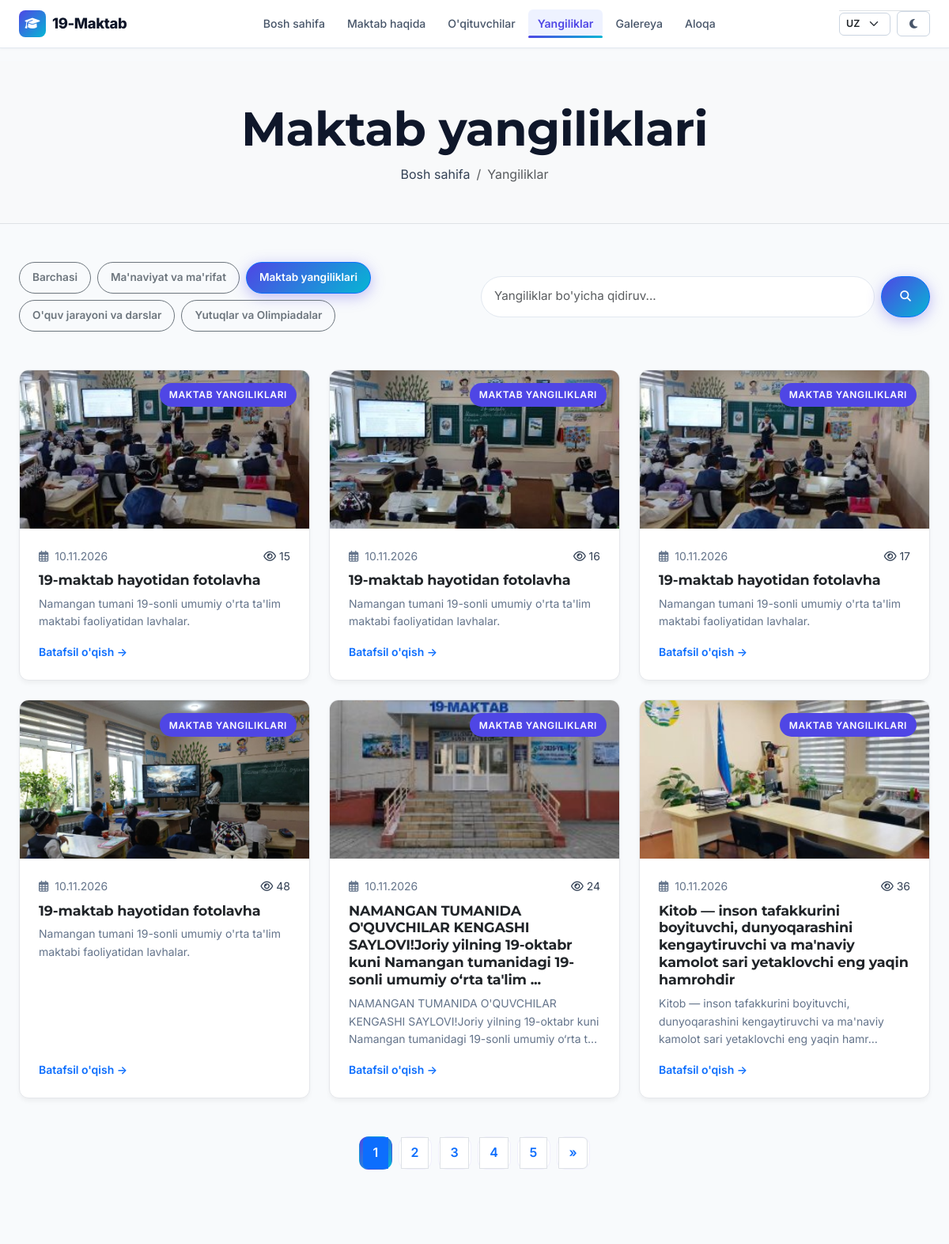
/news/?category=maktab-yangiliklari (upper part), run on an earlier commit of the app's database.
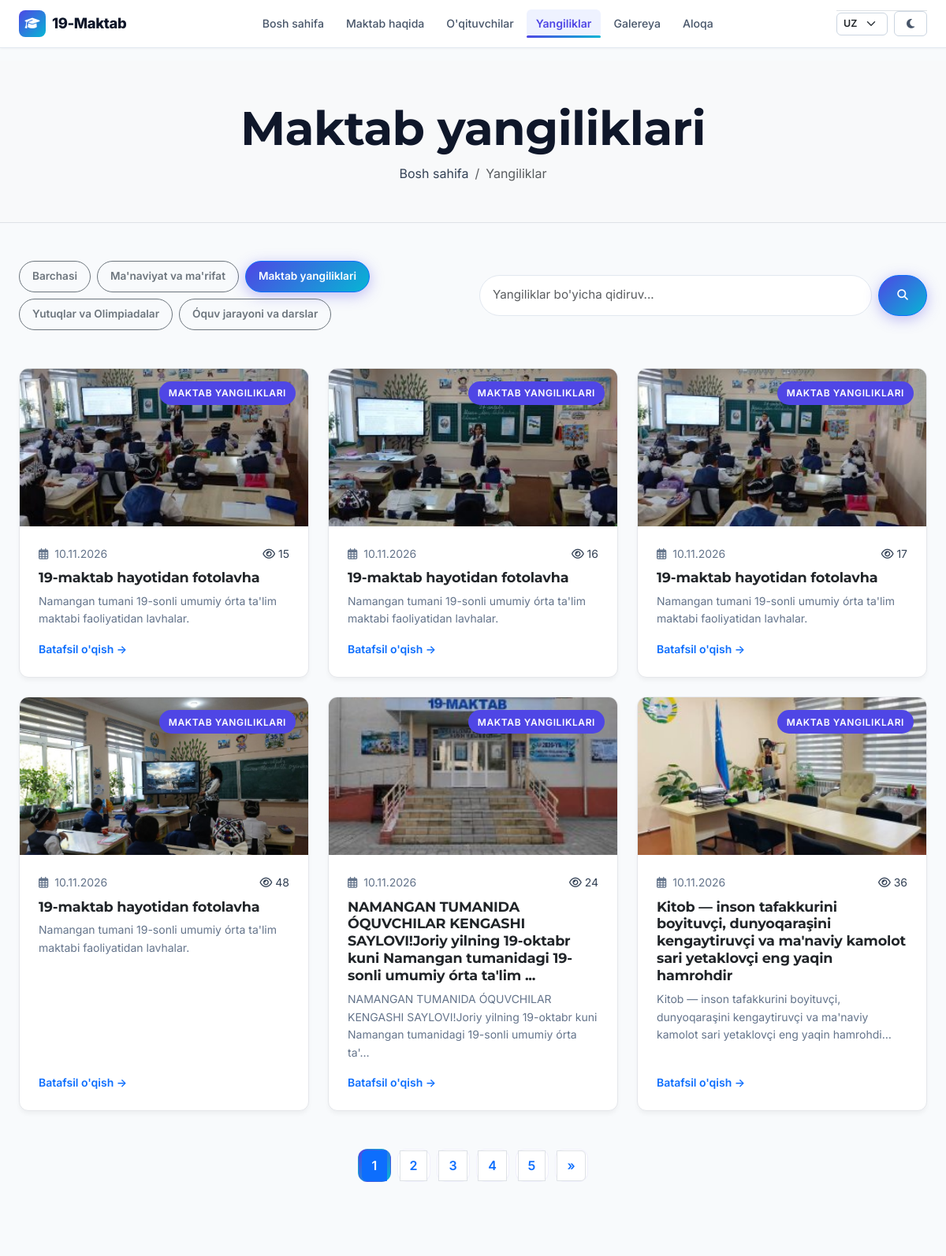
And on a later commit of the database.
### apps/news/models.py (models this page shows, shortened)
class NewsCategory(models.Model):
    name = models.CharField(max_length=100, verbose_name="Kategoriya nomi (UZ)")
    name_ru = models.CharField(max_length=100, blank=True, verbose_name="Kategoriya nomi (RU)")
    name_en = models.CharField(max_length=100, blank=True, verbose_name="Kategoriya nomi (EN)")
    slug = models.SlugField(unique=True, verbose_name="Slug")
    color = models.CharField(max_length=7, default='#4F46E5', verbose_name="Rang kodi")
    class Meta:
        verbose_name = 'Yangilik toifasi'
        verbose_name_plural = 'Yangilik toifalari'
        ordering = ['name']
    @property
    def localized_name(self):
        lang = get_language() or 'uz'
        if lang.startswith('ru') and self.name_ru:
            return self.name_ru
        if lang.startswith('en') and self.name_en:
            return self.name_en
        return self.name

class News(models.Model):
    STATUS_CHOICES = [
        ('draft', 'Qoralama'),
        ('scheduled', 'Rejalashtirilgan'),
        ('published', "E'lon qilingan"),
        ('archived', 'Arxivlangan'),
    ]
    title = models.CharField(max_length=300, verbose_name="Sarlavha (UZ)")
    title_ru = models.CharField(max_length=300, blank=True, verbose_name="Sarlavha (RU)")
    title_en = models.CharField(max_length=300, blank=True, verbose_name="Sarlavha (EN)")
    slug = models.SlugField(max_length=320, unique=True, verbose_name="Slug")
    category = models.ForeignKey(NewsCategory, on_delete=models.SET_NULL, null=True, blank=True, related_name='news_items', verbose_name="Toifa")
    excerpt = models.TextField(max_length=500, verbose_name="Qisqa mazmun (UZ)")
    excerpt_ru = models.TextField(max_length=500, blank=True, verbose_name="Qisqa mazmun (RU)")
    excerpt_en = models.TextField(max_length=500, blank=True, verbose_name="Qisqa mazmun (EN)")
    content = models.TextField(verbose_name="Batafsil matn (UZ)")
    content_ru = models.TextField(blank=True, verbose_name="Batafsil matn (RU)")
    content_en = models.TextField(blank=True, verbose_name="Batafsil matn (EN)")
    cover_image = models.ImageField(upload_to='news/covers/', blank=True, null=True, verbose_name="Muqova rasmi")
    status = models.CharField(max_length=20, choices=STATUS_CHOICES, default='draft', verbose_name="Holati")
    is_featured = models.BooleanField(default=False, verbose_name="Muhim yangilik")
    scheduled_at = models.DateTimeField(null=True, blank=True, verbose_name="Rejalashtirilgan vaqt")
    published_at = models.DateTimeField(null=True, blank=True, verbose_name="E'lon qilingan vaqt")
    created_at = models.DateTimeField(auto_now_add=True, verbose_name="Yaratilgan vaqt")
    updated_at = models.DateTimeField(auto_now=True, verbose_name="Tahrirlangan vaqt")
    views_count = models.PositiveIntegerField(default=0, verbose_name="Ko'rishlar soni")
    class Meta:
        verbose_name = 'Yangilik'
        verbose_name_plural = 'Yangiliklar'
        ordering = ['-published_at', '-created_at']
    @property
    def localized_title(self):
        lang = get_language() or 'uz'
        if lang.startswith('ru') and self.title_ru:
            return self.title_ru
        if lang.startswith('en') and self.title_en:
            return self.title_en
        return self.title
    @property
    def localized_excerpt(self):
        lang = get_language() or 'uz'
        if lang.startswith('ru') and self.excerpt_ru:
            return self.excerpt_ru
        if lang.startswith('en') and self.excerpt_en:
            return self.excerpt_en
        return self.excerpt
    def get_absolute_url(self):
        return reverse('news:detail', kwargs={'slug': self.slug})

### apps/news/views.py (the view, shortened to what this page needs)
# urls.py: path('', views.news_list_view, name='list'),
def news_list_view(request):
    queryset = News.objects.filter(status='published').select_related('category')
    category_slug = request.GET.get('category')
    selected_category = None
    if category_slug:
        selected_category = get_object_or_404(NewsCategory, slug=category_slug)
        queryset = queryset.filter(category=selected_category)
    query = request.GET.get('q', '').strip()
    paginator = Paginator(queryset, 6)
    page_number = request.GET.get('page')
    page_obj = paginator.get_page(page_number)
    categories = NewsCategory.objects.all()
    context = {
        'page_obj': page_obj,
        'categories': categories,
        'selected_category': selected_category,
        'query': query,
    }
    return render(request, 'news/news_list.html', context)

### apps/core/context_processors.py (called while the page is built)
def site_settings(request):
    settings_obj = SiteSettings.objects.first()
    return {
        'site_settings': settings_obj,
    }

### apps/core/models.py (called while the page is built)
    @property
    def localized_name(self):
        lang = get_language() or 'uz'
        if lang.startswith('ru') and self.school_name_ru:
            return self.school_name_ru
        if lang.startswith('en') and self.school_name_en:
            return self.school_name_en
        return self.school_name

    @property
    def localized_tagline(self):
        lang = get_language() or 'uz'
        if lang.startswith('ru') and self.tagline_ru:
            return self.tagline_ru
        if lang.startswith('en') and self.tagline_en:
            return self.tagline_en
        return self.tagline

    @property
    def localized_address(self):
        lang = get_language() or 'uz'
        if lang.startswith('ru') and self.address_ru:
            return self.address_ru
        if lang.startswith('en') and self.address_en:
            return self.address_en
        return self.address

### templates/news/news_list.html (shortened to what the changed rows need)
{% extends 'base.html' %}
{% load i18n static %}
{% block content %}
<div class="bg-light py-5 border-bottom">
    <div class="container text-center">
        <h1 class="fw-bold mb-2">{% trans "Maktab yangiliklari" %}</h1>
    </div>
</div>
<section class="py-5">
    <div class="container">
        <div class="row g-3 mb-5 align-items-center">
            <div class="col-lg-6">
                <div class="d-flex flex-wrap gap-2">
                    <a href="{% url 'news:list' %}" class="btn {% if not selected_category %}btn-primary{% else %}btn-outline-secondary{% endif %} btn-sm rounded-pill px-3">
                        {% trans "Barchasi" %}
                    </a>
                    {% for cat in categories %}
                        <a href="{% url 'news:list' %}?category={{ cat.slug }}" class="btn {% if selected_category == cat %}btn-primary{% else %}btn-outline-secondary{% endif %} btn-sm rounded-pill px-3">
                            {{ cat.localized_name }}
                        </a>
                    {% endfor %}
                </div>
            </div>
        </div>
        <div class="row g-4 mb-5">
            {% if page_obj %}
                {% for item in page_obj %}
                    <div class="col-md-6 col-lg-4">
                        <div class="school-card">
                            <div class="card-img-wrapper">
                                {% if item.cover_image %}
                                    <img src="{{ item.cover_image.url }}" alt="{{ item.localized_title }}">
                                {% else %}
                                    <div class="d-flex align-items-center justify-content-center h-100 bg-light text-muted">
                                        <i class="fas fa-newspaper fa-3x"></i>
                                    </div>
                                {% endif %}
                                {% if item.category %}
                                    <span class="position-absolute top-0 end-0 m-3 badge-category text-white" style="background-color: {{ item.category.color }};">
                                        {{ item.category.localized_name }}
                                    </span>
                                {% endif %}
                            </div>
                            <div class="card-body">
                                <small class="text-muted mb-2 d-flex align-items-center gap-2">
                                    <i class="far fa-calendar-alt"></i> {{ item.published_at|date:"d.m.Y" }}
                                    <span class="ms-auto"><i class="far fa-eye"></i> {{ item.views_count }}</span>
                                </small>
                                <h5 class="fw-bold mb-2">
                                    <a href="{{ item.get_absolute_url }}" class="text-dark text-decoration-none">
                                        {{ item.localized_title }}
                                    </a>
                                </h5>
                                <p class="text-muted small mb-3 flex-grow-1">
                                    {{ item.localized_excerpt|truncatechars:120 }}
                                </p>
                                <a href="{{ item.get_absolute_url }}" class="fw-semibold text-primary text-decoration-none small">
                                    {% trans "Batafsil o'qish" %} &rarr;
                                </a>
                            </div>
                        </div>
                    </div>
                {% endfor %}
            {% else %}
                <div class="col-12 text-center py-5">
                    <i class="far fa-newspaper fa-4x text-muted mb-3"></i>
                    <p class="text-muted">{% trans "Hech qanday yangilik topilmadi." %}</p>
                </div>
            {% endif %}
        </div>
        {% if page_obj.has_other_pages %}
            <nav aria-label="Page navigation">
                <ul class="pagination justify-content-center">
                    {% for num in page_obj.paginator.page_range %}
                        <li class="page-item {% if page_obj.number == num %}active{% endif %}">
                            <a class="page-link" href="?page={{ num }}{% if query %}&q={{ query }}{% endif %}{% if selected_category %}&category={{ selected_category.slug }}{% endif %}">
                                {{ num }}
                            </a>
                        </li>
                    {% endfor %}
                </ul>
            </nav>
        {% endif %}
    </div>
</section>
{% endblock %}

What changed in the data, as far as the page shows it:
shown differently, row unchanged: NewsCategory "Yutuqlar va Olimpiadalar": moves up the list
changed NewsCategory: localized_name "O'quv jarayoni va darslar" → "Óquv jarayoni va darslar"
changed News (number 1 of 6 on the later page): localized_excerpt "Namangan tumani 19-sonli umumiy o'rta ta'lim maktabi faoliyatidan lavhalar." → "Namangan tumani 19-sonli umumiy órta ta'lim maktabi faoliyatidan lavhalar."
changed News (number 2 of 6 on the later page): localized_excerpt "Namangan tumani 19-sonli umumiy o'rta ta'lim maktabi faoliyatidan lavhalar." → "Namangan tumani 19-sonli umumiy órta ta'lim maktabi faoliyatidan lavhalar."
changed News (number 3 of 6 on the later page): localized_excerpt "Namangan tumani 19-sonli umumiy o'rta ta'lim maktabi faoliyatidan lavhalar." → "Namangan tumani 19-sonli umumiy órta ta'lim maktabi faoliyatidan lavhalar."
changed News (number 4 of 6 on the later page): localized_excerpt "Namangan tumani 19-sonli umumiy o'rta ta'lim maktabi faoliyatidan lavhalar." → "Namangan tumani 19-sonli umumiy órta ta'lim maktabi faoliyatidan lavhalar."
changed News: localized_title "NAMANGAN TUMANIDA O'QUVCHILAR KENGASHI SAYLOVI!Joriy yilning 19-oktabr kuni Namangan tumanidagi 19-sonli umumiy o‘rta ta'lim ..." → "NAMANGAN TUMANIDA ÓQUVCHILAR KENGASHI SAYLOVI!Joriy yilning 19-oktabr kuni Namangan tumanidagi 19-sonli umumiy órta ta'lim ..."; localized_excerpt "NAMANGAN TUMANIDA O'QUVCHILAR KENGASHI SAYLOVI!Joriy yilning 19-oktabr kuni Namangan tumanidagi 19-sonli umumiy o‘rta t…" → "NAMANGAN TUMANIDA ÓQUVCHILAR KENGASHI SAYLOVI!Joriy yilning 19-oktabr kuni Namangan tumanidagi 19-sonli umumiy órta ta'…"
changed News: localized_title "Kitob — inson tafakkurini boyituvchi, dunyoqarashini kengaytiruvchi va ma'naviy kamolot sari yetaklovchi eng yaqin hamrohdir" → "Kitob — inson tafakkurini boyituvçi, dunyoqaraşini kengaytiruvçi va ma'naviy kamolot sari yetaklovçi eng yaqin hamrohdir"; localized_excerpt "Kitob — inson tafakkurini boyituvchi, dunyoqarashini kengaytiruvchi va ma'naviy kamolot sari yetaklovchi eng yaqin hamr…" → "Kitob — inson tafakkurini boyituvçi, dunyoqaraşini kengaytiruvçi va ma'naviy kamolot sari yetaklovçi eng yaqin hamrohdi…"
